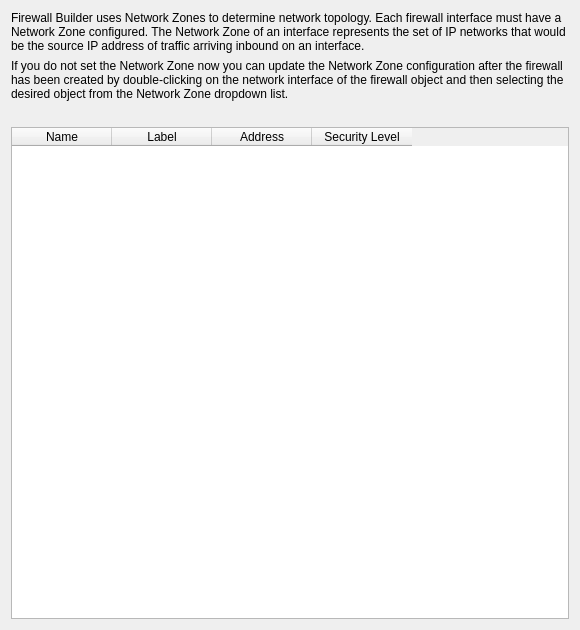
<?xml version="1.0" encoding="UTF-8"?>
<ui version="4.0">
 <class>IC_NetworkZonesPage_q</class>
 <widget class="QWizardPage" name="IC_NetworkZonesPage_q">
  <property name="geometry">
   <rect>
    <x>0</x>
    <y>0</y>
    <width>580</width>
    <height>630</height>
   </rect>
  </property>
  <property name="windowTitle">
   <string>WizardPage</string>
  </property>
  <layout class="QGridLayout" name="gridLayout">
   <item row="0" column="0">
    <widget class="QLabel" name="label666_2">
     <property name="text">
      <string>Firewall Builder uses Network Zones to determine network topology. Each firewall interface must have a Network Zone configured. The Network Zone of an interface represents the set of IP networks that would be the source IP address of traffic arriving inbound on an interface.</string>
     </property>
     <property name="alignment">
      <set>Qt::AlignLeading|Qt::AlignLeft|Qt::AlignVCenter</set>
     </property>
     <property name="wordWrap">
      <bool>true</bool>
     </property>
    </widget>
   </item>
   <item row="1" column="0">
    <widget class="QLabel" name="label_2">
     <property name="text">
      <string>If you do not set the Network Zone now you can update the Network Zone configuration after the firewall has been created by double-clicking on the network interface of the firewall object and then selecting the desired object from the Network Zone dropdown list.</string>
     </property>
     <property name="wordWrap">
      <bool>true</bool>
     </property>
    </widget>
   </item>
   <item row="2" column="0">
    <widget class="QLabel" name="label_4">
     <property name="text">
      <string/>
     </property>
     <property name="pixmap">
      <pixmap resource="../MainRes.qrc">:/Images/network_zone_dialog.png</pixmap>
     </property>
     <property name="alignment">
      <set>Qt::AlignCenter</set>
     </property>
    </widget>
   </item>
   <item row="3" column="0">
    <widget class="QFrame" name="frame160_2">
     <property name="minimumSize">
      <size>
       <width>0</width>
       <height>150</height>
      </size>
     </property>
     <property name="frameShape">
      <enum>QFrame::NoFrame</enum>
     </property>
     <property name="frameShadow">
      <enum>QFrame::Sunken</enum>
     </property>
     <layout class="QGridLayout" name="gridLayout_10">
      <property name="margin">
       <number>0</number>
      </property>
      <item row="0" column="0">
       <widget class="QTableWidget" name="iface_nz_list">
        <property name="showGrid">
         <bool>true</bool>
        </property>
        <property name="sortingEnabled">
         <bool>true</bool>
        </property>
        <column>
         <property name="text">
          <string>Name</string>
         </property>
        </column>
        <column>
         <property name="text">
          <string>Label</string>
         </property>
        </column>
        <column>
         <property name="text">
          <string>Address</string>
         </property>
        </column>
        <column>
         <property name="text">
          <string>Security Level</string>
         </property>
        </column>
       </widget>
      </item>
     </layout>
    </widget>
   </item>
  </layout>
 </widget>
 <resources>
  <include location="../MainRes.qrc"/>
 </resources>
 <connections/>
</ui>
